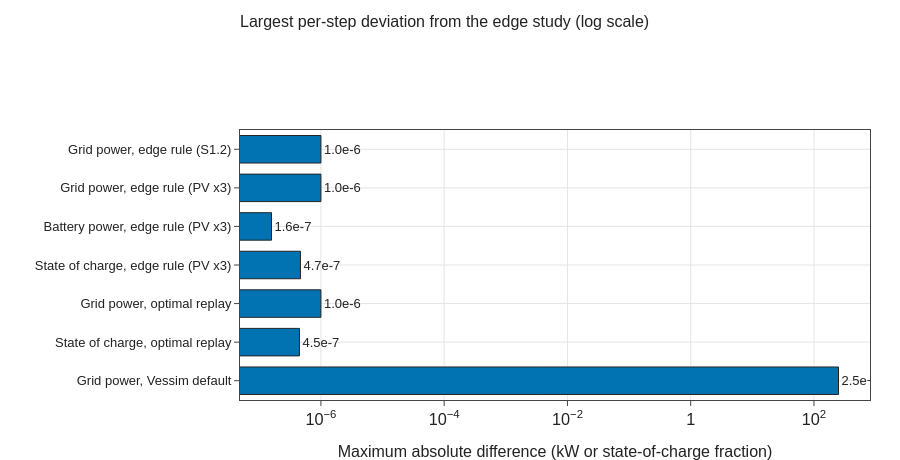

Notebook cell for this chart:
### Code cell
diffs = agree["Maximum absolute difference"].clip(lower=1e-12).to_frame("Maximum absolute difference")
fig = vp.grouped_bars(diffs, title="Largest per-step deviation from the edge study (log scale)",
                      y_title="Maximum absolute difference (kW or state-of-charge fraction)",
                      log_y=True, horizontal=True, height=460)
fig.update_traces(texttemplate="%{x:.1e}")
fig.show()
vp.save(fig, OUT / "fig_agreement")

### Figure 1 — Plotly figure (JSON) as saved in the notebook; plotly's stock layout.template omitted (floating-point values rounded to 4 significant figures)
{"data": [{"marker": {"color": "#0173b2", "line": {"color": "#222222", "width": 1}}, "name": "Maximum absolute difference", "orientation": "h", "text": ["0.0", "0.0", "0.0", "0.0", "0.0", "0.0", "250.0"], "textposition": "outside", "texttemplate": "%{x:.1e}", "type": "bar", "x": [1e-06, 1e-06, 1.579e-07, 4.654e-07, 1e-06, 4.485e-07, 250.0], "y": ["Grid power, edge rule (S1.2)", "Grid power, edge rule (PV x3)", "Battery power, edge rule (PV x3)", "State of charge, edge rule (PV x3)", "Grid power, optimal replay", "State of charge, optimal replay", "Grid power, Vessim default"]}], "layout": {"bargap": 0.25, "bargroupgap": 0.05, "barmode": "group", "height": 460, "hovermode": "closest", "showlegend": false, "title": {"text": "Largest per-step deviation from the edge study (log scale)"}, "xaxis": {"exponentformat": "power", "title": {"text": "Maximum absolute difference (kW or state-of-charge fraction)"}, "type": "log"}, "yaxis": {"autorange": "reversed", "title": {"text": ""}}}}
